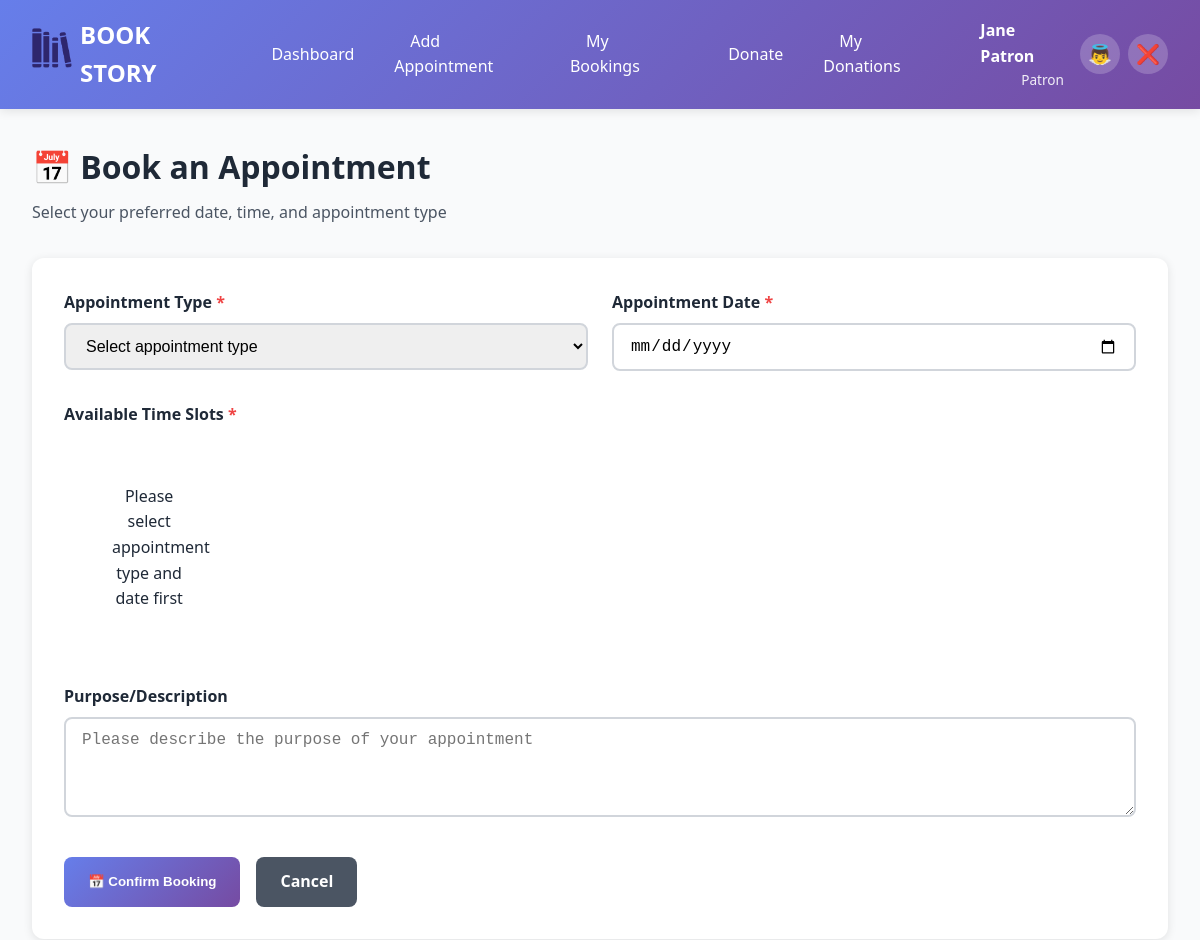
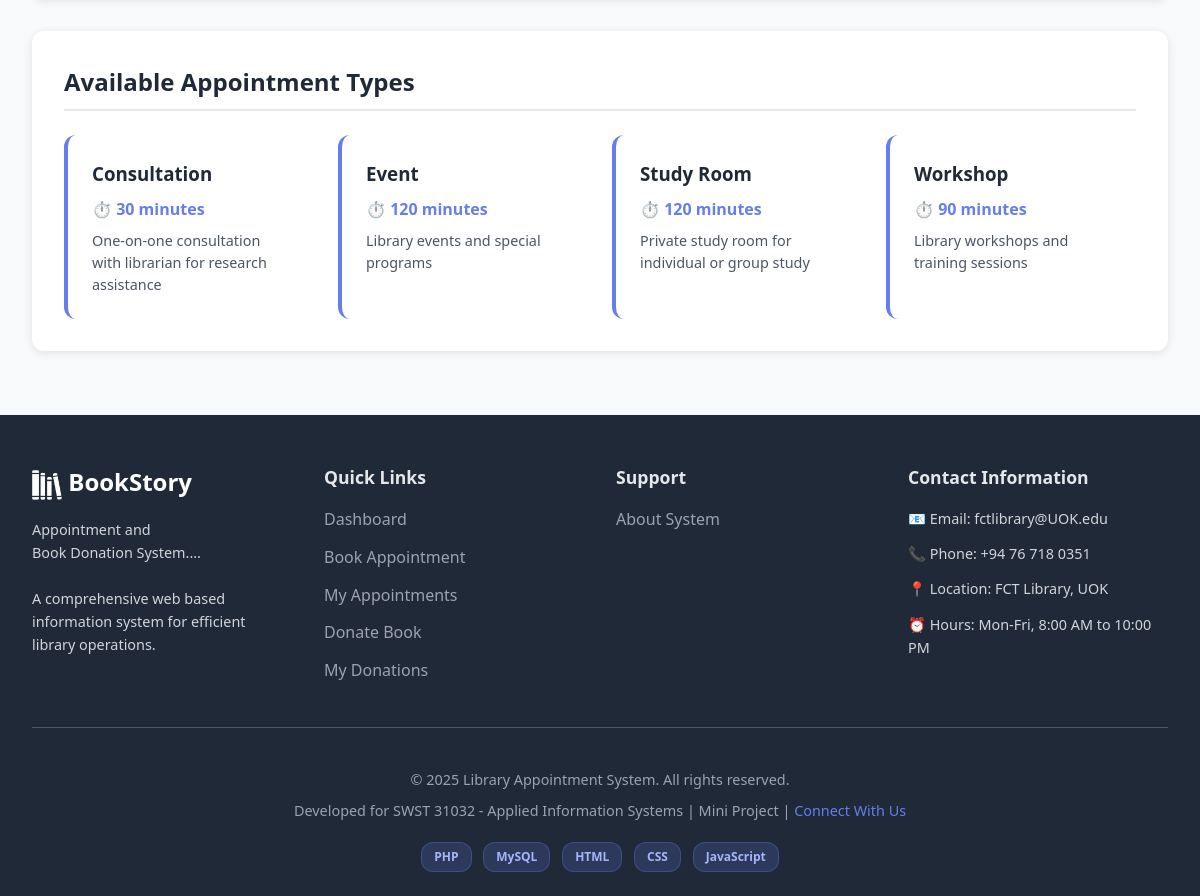
The page /book_appointment.php (signed in) on the database its author committed (2 pictures, top to bottom).
### tables this page shows
CREATE TABLE appointment_types (
    type_id INT PRIMARY KEY AUTO_INCREMENT,
    type_name VARCHAR(100) NOT NULL,
    description TEXT,
    duration_minutes INT NOT NULL DEFAULT 60,
    max_bookings_per_user INT DEFAULT 2,
    is_active BOOLEAN DEFAULT TRUE,
    created_at TIMESTAMP DEFAULT CURRENT_TIMESTAMP,
    INDEX idx_active (is_active)
);

### models/Appointment.php (called while the page is built, shortened)
<?php
class Appointment {
    private $pdo;
    public function __construct($pdo) {
        $this->pdo = $pdo;
    }
    public function getAppointmentTypes() {
        $stmt = $this->pdo->query("
            SELECT * FROM appointment_types
            WHERE is_active = TRUE
            ORDER BY type_name
        ");
        return $stmt->fetchAll();
    }
}
?>

### book_appointment.php (the view, shortened to what this page needs)
<?php
require_once 'config/database.php';
require_once 'models/Appointment.php';
$pdo = getDB();
$appointmentModel = new Appointment($pdo);
$appointment_types = $appointmentModel->getAppointmentTypes();
?>
<!DOCTYPE html>
<html lang="en">
<head>
    <link rel="stylesheet" href="assets/css/style.css">
</head>
<body>
    <?php include 'includes/header.php'; ?>
    <div class="container">
        <div class="page-header">
            <h1>📅 Book an Appointment</h1>
            <p>Select your preferred date, time, and appointment type</p>
        </div>
        <div class="section">
            <form method="POST" id="bookingForm">
                <div class="form-row">
                    <div class="form-group">
                        <label>Appointment Type <span class="required">*</span></label>
                        <select name="type_id" id="appointmentType" class="form-control" required onchange="loadSlots()">
                            <option value="">Select appointment type</option>
                        </select>
                    </div>
                    <div class="form-group">
                        <label>Appointment Date <span class="required">*</span></label>
                        <input type="date" name="appointment_date" id="appointmentDate"
                               class="form-control" required
                               min="<?php echo date('Y-m-d'); ?>"
                               max="<?php echo date('Y-m-d', strtotime('+30 days')); ?>"
                               onchange="loadSlots()">
                    </div>
                </div>
                <div class="form-group">
                    <label>Available Time Slots <span class="required">*</span></label>
                    <div id="slotsContainer" class="slots-container">
                        <p class="text-muted">Please select appointment type and date first</p>
                    </div>
                </div>
                <div class="form-group">
                    <label>Purpose/Description</label>
                    <textarea name="purpose" class="form-control" rows="4"
                              placeholder="Please describe the purpose of your appointment"></textarea>
                </div>
                <div class="form-actions">
                    <button type="submit" class="btn btn-primary">
                        📅 Confirm Booking
                    </button>
                    <a href="dashboard.php" class="btn btn-secondary">Cancel</a>
                </div>
            </form>
        </div>
        <div class="section">
            <h2>Available Appointment Types</h2>
            <div class="appointment-types-grid">
                <?php foreach ($appointment_types as $type): ?>
                <div class="appointment-type-card">
                    <h3><?php echo htmlspecialchars($type['type_name']); ?></h3>
                    <p class="duration">⏱️ <?php echo $type['duration_minutes']; ?> minutes</p>
                    <p class="description"><?php echo htmlspecialchars($type['description']); ?></p>
                </div>
                <?php endforeach; ?>
            </div>
        </div>
    </div>
    <?php include 'includes/footer.php'; ?>
</body>
</html>

### assets/css/style.css (style rules this page uses)
:root { --primary-color: #667eea; --secondary-color: #764ba2; --success-color: #10b981; --danger-color: #ef4444; --warning-color: #f59e0b; --info-color: #3b82f6; --dark-color: #1f2937; --light-color: #f3f4f6; --white: #ffffff; --gray-100: #f9fafb; --gray-200: #e5e7eb; --gray-300: #d1d5db; --gray-600: #4b5563; --gray-800: #1f2937; }
* { margin: 0; padding: 0; box-sizing: border-box; }
body { font-family: 'Segoe UI', Tahoma, Geneva, Verdana, sans-serif; background-color: var(--gray-100); color: var(--dark-color); line-height: 1.6; }
a { text-decoration: none; color: var(--primary-color); }
.container { max-width: 1200px; margin: 2rem auto; padding: 0 2rem; }
.section { background: white; border-radius: 12px; padding: 2rem; box-shadow: 0 2px 10px rgba(0,0,0,0.1); margin-bottom: 2rem; }
.section h2 { color: var(--dark-color); margin-bottom: 1.5rem; padding-bottom: 0.5rem; border-bottom: 2px solid var(--gray-200); }
.btn { display: inline-block; padding: 0.75rem 1.5rem; border-radius: 8px; font-weight: 600; text-align: center; cursor: pointer; border: none; transition: transform 0.2s, box-shadow 0.2s; }
.btn-primary { background: linear-gradient(135deg, var(--primary-color) 0%, var(--secondary-color) 100%); color: white; }
.btn-secondary { background: var(--gray-600); color: white; }
.form-group { margin-bottom: 1.5rem; }
.form-group label { display: block; font-weight: 600; margin-bottom: 0.5rem; color: var(--dark-color); }
.form-control { width: 100%; padding: 0.75rem 1rem; border: 2px solid var(--gray-300); border-radius: 8px; font-size: 1rem; transition: border-color 0.3s; }
select.form-control { cursor: pointer; }
textarea.form-control { resize: vertical; min-height: 100px; }

### book_appointment.php (style rules this page uses)
.page-header { margin-bottom: 2rem; }
.page-header h1 { color: var(--dark-color); margin-bottom: 0.5rem; }
.page-header p { color: var(--gray-600); }
.form-row { display: grid; grid-template-columns: 1fr 1fr; gap: 1.5rem; }
.slots-container { display: grid; grid-template-columns: repeat(auto-fill, minmax(120px, 1fr)); gap: 0.75rem; padding: 1rem; background: var(--gray-50); border-radius: 8px; min-height: 150px; }
.appointment-types-grid { display: grid; grid-template-columns: repeat(auto-fit, minmax(250px, 1fr)); gap: 1.5rem; }
.appointment-type-card { background: var(--gray-50); padding: 1.5rem; border-radius: 12px; border-left: 4px solid var(--primary-color); }
.appointment-type-card h3 { color: var(--dark-color); margin-bottom: 0.5rem; }
.appointment-type-card .duration { color: var(--primary-color); font-weight: 600; margin: 0.5rem 0; }
.appointment-type-card .description { color: var(--gray-600); font-size: 0.9rem; line-height: 1.5; }
.form-actions { display: flex; gap: 1rem; margin-top: 2rem; }
.required { color: var(--danger-color); }
.text-muted { color: var(--gray-500); text-align: center; padding: 2rem; }

### rows shown on the page
appointment_types: type_name "Consultation", duration_minutes "30", description "One-on-one consultation with librarian for research assistance"
appointment_types: type_name "Event", duration_minutes "120", description "Library events and special programs"
appointment_types: type_name "Study Room", duration_minutes "120", description "Private study room for individual or group study"
appointment_types: type_name "Workshop", duration_minutes "90", description "Library workshops and training sessions"

### other values the page prints
$_SESSION['full_name'] "Jane Patron"
$_SESSION['role'] "Patron"
